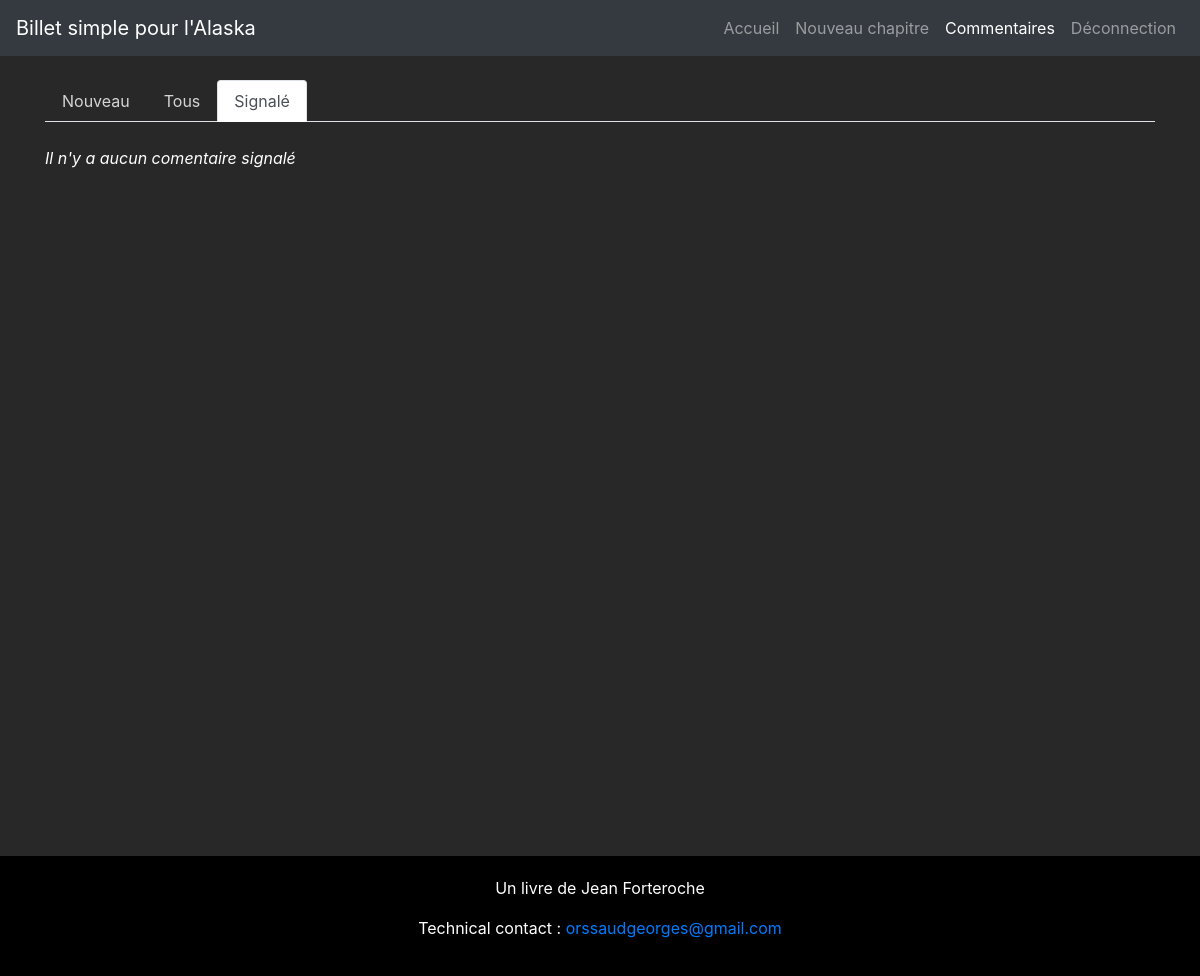
The app's page /index.php?action=allComments&p=2 (signed in), older data.
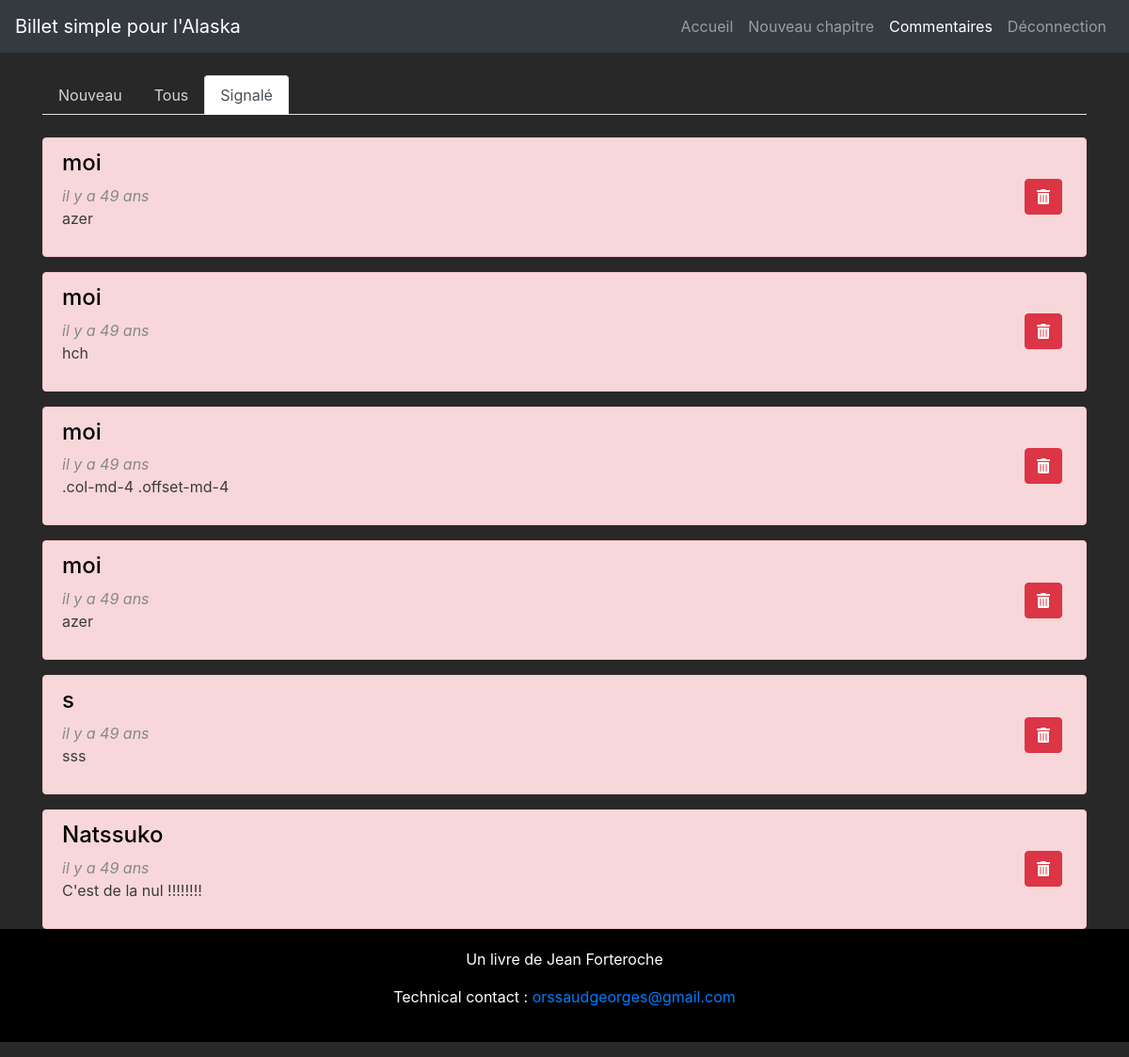
The same page, newer data.
### tables this page shows
CREATE TABLE `comments` (
  `id` int(11) NOT NULL,
  `post_id` int(11) NOT NULL,
  `author` varchar(255) NOT NULL,
  `comment` text NOT NULL,
  `comment_date` datetime NOT NULL,
  `reported` int(11) NOT NULL,
  `by_author` tinyint(1) NOT NULL DEFAULT '0',
  `reply` int(11) DEFAULT NULL
);

### controller/controller.php (called while the page is built, shortened)
<?php
require_once('model/dataBase.php');
require_once('model/commentsManager.php');
require_once('lib/relativeTime.php');
function getReportedComments()
{
	$time = new \projet8\time();
	$p = 2;
	$commentsManager = new \projet8\commentsManager();
	$posts = $commentsManager->getReportedComments();
	require('view/commentsView.php');
}

### model/dataBase.php (called while the page is built, shortened)
<?php
class  dataBase{
	private $pdo;
	public function  __construct(){
		require('var/var.php');
		$this->db_name = $db_name;
		$this->db_user = $db_user;
		$this->db_pass = $db_pass;
		$this->db_host = $db_host;
		if($this->pdo === null){
			$pdo = new PDO('mysql:host='.$this->db_host.';dbname='.$this->db_name.';charset=utf8', $this->db_user, $this->db_pass);
			$this->pdo = $pdo;
		}
	}
	public function query($statement){
		$req = $this->pdo->query($statement);
		$data = $req->fetchAll(PDO::FETCH_OBJ);
		return $data;
	}
}

### model/commentsManager.php (called while the page is built, shortened)
<?php
class commentsManager extends \projet8\dataBase
{
	public function getReportedComments(){
		$posts = $this->query('SELECT *
						FROM comments
						WHERE reported >= 1
						ORDER BY reported DESC');
		return $posts;
	}
}

### lib/relativeTime.php (called while the page is built, shortened)
<?php
class time{
	 function relativetime($comment_date){
	 	                $sub = time() - $comment_date;
                if($sub < 3600){
                   if($sub < 60){
                    return 'maintenant';
                   }elseif($sub < 120){
                    return 'il y a 1 minute';
                   }else{
                    return 'il y a ' . round($sub/60) . ' minutes';
                   }
                }elseif($sub < 82800){
                    if($sub < 7200){
                        return 'il y a 1 heure';
                    }else{
                        return 'il y a ' . round($sub/3600) . ' heures';
                    }
                }elseif($sub < 518400){
                    if($sub < 172800){
                        return 'il y a 1 jour';
                    }else{
                        return 'il y a ' . round($sub/86400) . ' jours';
                    }
                }elseif($sub < 28886400){
                    if($sub < 3628800){
                        return 'il y a 1 mois';
                    }else{
                        return 'il y a ' . round($sub/2563200) . ' mois';
                    }
                }else{
                    if($sub < 47174400){
                        return 'il y a 1 an';
                    }else{
                        return 'il y a ' . round($sub/31449600) . ' ans';
                    }
                }
            }
}

### view/commentsView.php (the view, shortened to what this page needs)
<div class="container">
	<br>
	<div>
		<ul class="nav nav-tabs">
			<li class="nav-item">
				<a class="light-grey nav-link <?php if($p == 0){echo('active');} ?>" id="new" href="./index.php?action=allComments&amp;p=0">Nouveau</a>
			</li>
			<li class="nav-item">
				<a class="light-grey nav-link <?php if($p == 1){echo('active');} ?>"  id="all" href="./index.php?action=allComments&amp;p=1">Tous</a>
			</li>
			<li class="nav-item">
				<a class="light-grey nav-link <?php if($p == 2){echo('active');} ?>" id="reported" href="./index.php?action=allComments&amp;p=2">Signalé</a>
			</li>
		</ul>
		<br>
		<?php
		if(empty($posts)){
		if($p == 0){
						echo("<em> Il n'y a aucun nouveau comentaire </em>");
		}elseif($p == 1){
							echo("<em> Il n'y a aucun comentaire </em>");
		}else{
			echo("<em> Il n'y a aucun comentaire signalé</em>");
		}
		}else{
		foreach ($posts as $post){
		?>
		<a class="text-decoration" href="./index.php?action=post&amp;id=<?= $post->post_id ?>#<?= $post->id ?>">
			<div class="alert <?php
										if($p == 0){
										echo("alert-light");
									}elseif($p == 1){
											echo("alert-light");
									}else{
										echo("alert-danger");
									}
				?>">
				<h4 class="black"> <?= htmlspecialchars($post->author); ?></h4>
				<em class="grey"> <?= $time->relativeTime($post->comment_date) ?></em>
				<p class="dark-grey allCommentP"> <?= htmlspecialchars($post->comment); ?></p>
				<form action="index.php?action=deleteComment&amp;id=<?= $post->id ?>&amp;p=<?= $p ?>" method="post">
					<button type="submit" class="btn-right-trash btn btn-danger" title="Supprimer ce message"><i class="fas fa-trash-alt"></i></button>
				</form>
			</div>
		</a>
		<?php
			}
		}
		?>
	</div>
</div>
<?php require('view/template/template.php'); ?>

Row changes from the older to the newer data that the page shows:
added comments: author "moi", comment_date "il y a 49 ans", comment "azer"
added comments: author "moi", comment_date "il y a 49 ans", comment "hch"
added comments: author "moi", comment_date "il y a 49 ans", comment ".col-md-4 .offset-md-4"
added comments: author "moi", comment_date "il y a 49 ans", comment "azer"
added comments: author "s", comment_date "il y a 49 ans", comment "sss"
added comments: author "Natssuko", comment_date "il y a 49 ans", comment "C'est de la nul !!!!!!!!"
Text that changed along with them:
text no longer shown: "Il n'y a aucun comentaire signalé"
